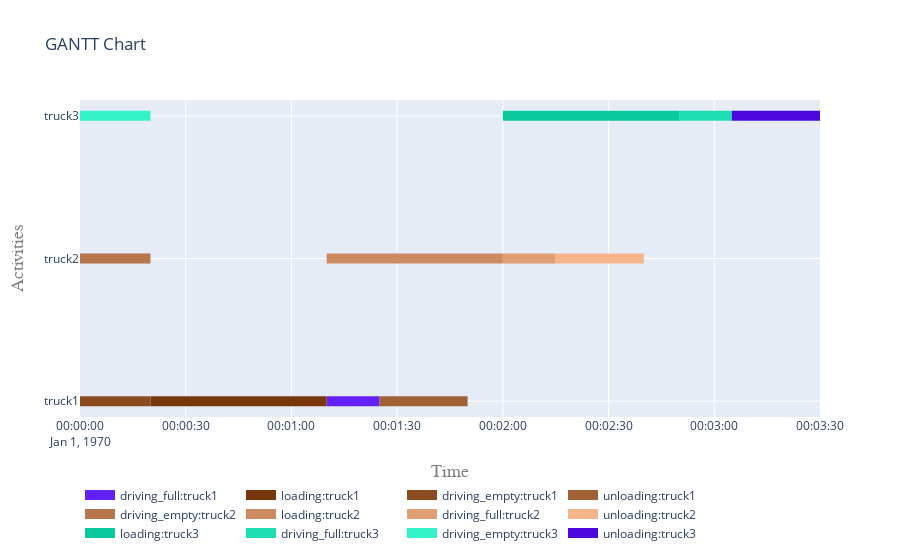

Notebook cell for this chart:
### Code cell
fig = plot.get_gantt_chart([*trucks.values()], id_map=[*activities_d_truck.values()])

### Figure 1 — Plotly figure (JSON) as saved in the notebook; plotly's stock layout.template omitted (floating-point values rounded to 4 significant figures)
{"data": [{"connectgaps": false, "hoverinfo": "y+name", "line": {"color": "rgb(99,33,247)", "width": 10}, "mode": "lines", "name": "driving_full:truck1", "type": "scatter", "x": ["1970-01-01T00:01:10", "1970-01-01T00:01:10", "1970-01-01T00:01:25", "1970-01-01T00:01:25", "1970-01-01T00:01:25"], "y": ["truck1", "truck1", "truck1", "truck1", null]}, {"connectgaps": false, "hoverinfo": "y+name", "line": {"color": "rgb(120,54,12)", "width": 10}, "mode": "lines", "name": "loading:truck1", "type": "scatter", "x": ["1970-01-01T00:00:20", "1970-01-01T00:00:20", "1970-01-01T00:01:10", "1970-01-01T00:01:10", "1970-01-01T00:01:10"], "y": ["truck1", "truck1", "truck1", "truck1", null]}, {"connectgaps": false, "hoverinfo": "y+name", "line": {"color": "rgb(141,75,33)", "width": 10}, "mode": "lines", "name": "driving_empty:truck1", "type": "scatter", "x": ["1970-01-01T00:00:00", "1970-01-01T00:00:00", "1970-01-01T00:00:20", "1970-01-01T00:00:20", "1970-01-01T00:00:20"], "y": ["truck1", "truck1", "truck1", "truck1", null]}, {"connectgaps": false, "hoverinfo": "y+name", "line": {"color": "rgb(162,96,54)", "width": 10}, "mode": "lines", "name": "unloading:truck1", "type": "scatter", "x": ["1970-01-01T00:01:25", "1970-01-01T00:01:25", "1970-01-01T00:01:50", "1970-01-01T00:01:50", "1970-01-01T00:01:50"], "y": ["truck1", "truck1", "truck1", "truck1", null]}, {"connectgaps": false, "hoverinfo": "y+name", "line": {"color": "rgb(183,117,75)", "width": 10}, "mode": "lines", "name": "driving_empty:truck2", "type": "scatter", "x": ["1970-01-01T00:00:00", "1970-01-01T00:00:00", "1970-01-01T00:00:20", "1970-01-01T00:00:20", "1970-01-01T00:00:20"], "y": ["truck2", "truck2", "truck2", "truck2", null]}, {"connectgaps": false, "hoverinfo": "y+name", "line": {"color": "rgb(204,138,96)", "width": 10}, "mode": "lines", "name": "loading:truck2", "type": "scatter", "x": ["1970-01-01T00:01:10", "1970-01-01T00:01:10", "1970-01-01T00:02:00", "1970-01-01T00:02:00", "1970-01-01T00:02:00"], "y": ["truck2", "truck2", "truck2", "truck2", null]}, {"connectgaps": false, "hoverinfo": "y+name", "line": {"color": "rgb(225,159,117)", "width": 10}, "mode": "lines", "name": "driving_full:truck2", "type": "scatter", "x": ["1970-01-01T00:02:00", "1970-01-01T00:02:00", "1970-01-01T00:02:15", "1970-01-01T00:02:15", "1970-01-01T00:02:15"], "y": ["truck2", "truck2", "truck2", "truck2", null]}, {"connectgaps": false, "hoverinfo": "y+name", "line": {"color": "rgb(246,180,138)", "width": 10}, "mode": "lines", "name": "unloading:truck2", "type": "scatter", "x": ["1970-01-01T00:02:15", "1970-01-01T00:02:15", "1970-01-01T00:02:40", "1970-01-01T00:02:40", "1970-01-01T00:02:40"], "y": ["truck2", "truck2", "truck2", "truck2", null]}, {"connectgaps": false, "hoverinfo": "y+name", "line": {"color": "rgb(11,201,159)", "width": 10}, "mode": "lines", "name": "loading:truck3", "type": "scatter", "x": ["1970-01-01T00:02:00", "1970-01-01T00:02:00", "1970-01-01T00:02:50", "1970-01-01T00:02:50", "1970-01-01T00:02:50"], "y": ["truck3", "truck3", "truck3", "truck3", null]}, {"connectgaps": false, "hoverinfo": "y+name", "line": {"color": "rgb(32,222,180)", "width": 10}, "mode": "lines", "name": "driving_full:truck3", "type": "scatter", "x": ["1970-01-01T00:02:50", "1970-01-01T00:02:50", "1970-01-01T00:03:05", "1970-01-01T00:03:05", "1970-01-01T00:03:05"], "y": ["truck3", "truck3", "truck3", "truck3", null]}, {"connectgaps": false, "hoverinfo": "y+name", "line": {"color": "rgb(53,243,201)", "width": 10}, "mode": "lines", "name": "driving_empty:truck3", "type": "scatter", "x": ["1970-01-01T00:00:00", "1970-01-01T00:00:00", "1970-01-01T00:00:20", "1970-01-01T00:00:20", "1970-01-01T00:00:20"], "y": ["truck3", "truck3", "truck3", "truck3", null]}, {"connectgaps": false, "hoverinfo": "y+name", "line": {"color": "rgb(74,8,222)", "width": 10}, "mode": "lines", "name": "unloading:truck3", "type": "scatter", "x": ["1970-01-01T00:03:05", "1970-01-01T00:03:05", "1970-01-01T00:03:30", "1970-01-01T00:03:30", "1970-01-01T00:03:30"], "y": ["truck3", "truck3", "truck3", "truck3", null]}], "layout": {"autosize": true, "hovermode": "closest", "legend": {"orientation": "h", "x": 0, "y": -0.2}, "title": {"text": "GANTT Chart"}, "xaxis": {"range": ["1970-01-01T00:00:00", "1970-01-01T00:03:30"], "title": {"font": {"color": "#7f7f7f", "family": "Courier New, monospace", "size": 18}, "text": "Time"}, "type": "date"}, "yaxis": {"autorange": true, "range": [-0.1111, 2.111], "title": {"font": {"color": "#7f7f7f", "family": "Courier New, monospace", "size": 18}, "text": "Activities"}, "type": "category"}}}
